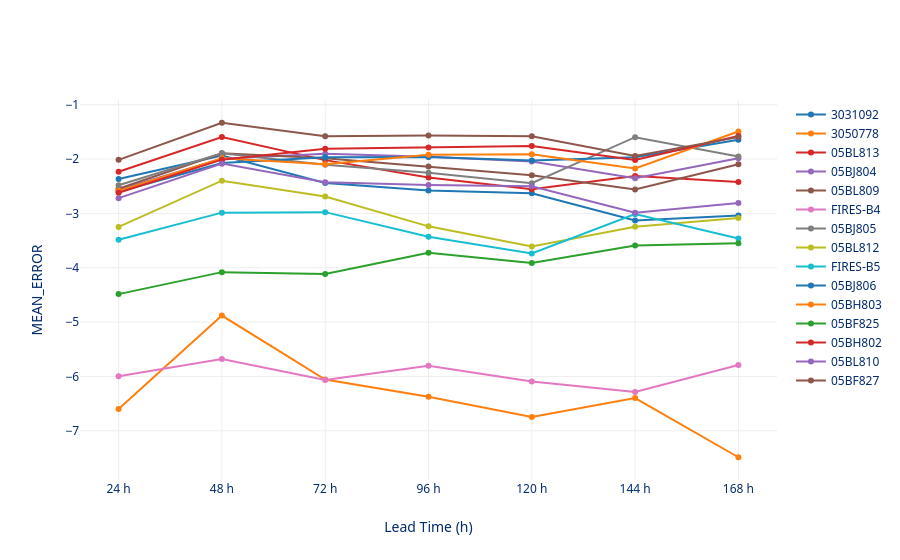

Notebook code cell kept with this figure:
### Markdown cell above
## 2 - Looking into the Mean Error per lead time

### Code cell
from verification_plots import crps_plot
crps_plot(ods, score_var="mean_error")

### Figure 1 — Plotly figure (JSON) as saved in the notebook; plotly's stock layout.template omitted (floating-point values rounded to 4 significant figures)
{"data": [{"legendgroup": "mean_error", "mode": "lines+markers", "name": "3031092", "type": "scatter", "x": [24.0, 48.0, 72.0, 96.0, 120.0, 144.0, 168.0], "y": [-2.365, -1.933, -2.442, -2.577, -2.627, -3.129, -3.039]}, {"legendgroup": "mean_error", "mode": "lines+markers", "name": "3050778", "type": "scatter", "x": [24.0, 48.0, 72.0, 96.0, 120.0, 144.0, 168.0], "y": [-6.6, -4.88, -6.057, -6.373, -6.747, -6.397, -7.487]}, {"legendgroup": "mean_error", "mode": "lines+markers", "name": "MSC-005", "type": "scatter", "x": [], "y": []}, {"legendgroup": "mean_error", "mode": "lines+markers", "name": "05BL813", "type": "scatter", "x": [24.0, 48.0, 72.0, 96.0, 120.0, 144.0, 168.0], "y": [-2.234, -1.593, -2.019, -2.34, -2.555, -2.311, -2.423]}, {"legendgroup": "mean_error", "mode": "lines+markers", "name": "05BJ804", "type": "scatter", "x": [24.0, 48.0, 72.0, 96.0, 120.0, 144.0, 168.0], "y": [-2.566, -1.994, -1.9, -1.958, -2.046, -2.352, -1.984]}, {"legendgroup": "mean_error", "mode": "lines+markers", "name": "05BL809", "type": "scatter", "x": [24.0, 48.0, 72.0, 96.0, 120.0, 144.0, 168.0], "y": [-2.546, -1.891, -1.983, -2.134, -2.297, -2.56, -2.095]}, {"legendgroup": "mean_error", "mode": "lines+markers", "name": "FIRES-B4", "type": "scatter", "x": [24.0, 48.0, 72.0, 96.0, 120.0, 144.0, 168.0], "y": [-5.996, -5.679, -6.065, -5.804, -6.093, -6.285, -5.788]}, {"legendgroup": "mean_error", "mode": "lines+markers", "name": "05BJ805", "type": "scatter", "x": [24.0, 48.0, 72.0, 96.0, 120.0, 144.0, 168.0], "y": [-2.48, -1.892, -2.103, -2.25, -2.444, -1.597, -1.951]}, {"legendgroup": "mean_error", "mode": "lines+markers", "name": "05BL812", "type": "scatter", "x": [24.0, 48.0, 72.0, 96.0, 120.0, 144.0, 168.0], "y": [-3.249, -2.398, -2.688, -3.238, -3.61, -3.244, -3.084]}, {"legendgroup": "mean_error", "mode": "lines+markers", "name": "FIRES-B5", "type": "scatter", "x": [24.0, 48.0, 72.0, 96.0, 120.0, 144.0, 168.0], "y": [-3.486, -2.986, -2.976, -3.429, -3.736, -3.014, -3.46]}, {"legendgroup": "mean_error", "mode": "lines+markers", "name": "05BJ806", "type": "scatter", "x": [24.0, 48.0, 72.0, 96.0, 120.0, 144.0, 168.0], "y": [-2.602, -2.071, -1.968, -1.961, -2.025, -1.964, -1.645]}, {"legendgroup": "mean_error", "mode": "lines+markers", "name": "05BH803", "type": "scatter", "x": [24.0, 48.0, 72.0, 96.0, 120.0, 144.0, 168.0], "y": [-2.585, -1.987, -2.094, -1.92, -1.91, -2.172, -1.491]}, {"legendgroup": "mean_error", "mode": "lines+markers", "name": "05BF825", "type": "scatter", "x": [24.0, 48.0, 72.0, 96.0, 120.0, 144.0, 168.0], "y": [-4.485, -4.08, -4.113, -3.726, -3.91, -3.591, -3.548]}, {"legendgroup": "mean_error", "mode": "lines+markers", "name": "05BH802", "type": "scatter", "x": [24.0, 48.0, 72.0, 96.0, 120.0, 144.0, 168.0], "y": [-2.621, -2.011, -1.811, -1.789, -1.757, -2.016, -1.574]}, {"legendgroup": "mean_error", "mode": "lines+markers", "name": "05BL810", "type": "scatter", "x": [24.0, 48.0, 72.0, 96.0, 120.0, 144.0, 168.0], "y": [-2.719, -2.084, -2.427, -2.476, -2.501, -2.988, -2.809]}, {"legendgroup": "mean_error", "mode": "lines+markers", "name": "05BF827", "type": "scatter", "x": [24.0, 48.0, 72.0, 96.0, 120.0, 144.0, 168.0], "y": [-2.015, -1.331, -1.578, -1.564, -1.582, -1.945, -1.596]}], "layout": {"hovermode": "x unified", "xaxis": {"tickmode": "array", "ticktext": ["24 h", "48 h", "72 h", "96 h", "120 h", "144 h", "168 h"], "tickvals": [24.0, 48.0, 72.0, 96.0, 120.0, 144.0, 168.0], "title": {"text": "Lead Time (h)"}}, "yaxis": {"title": {"text": "MEAN_ERROR"}}}}
